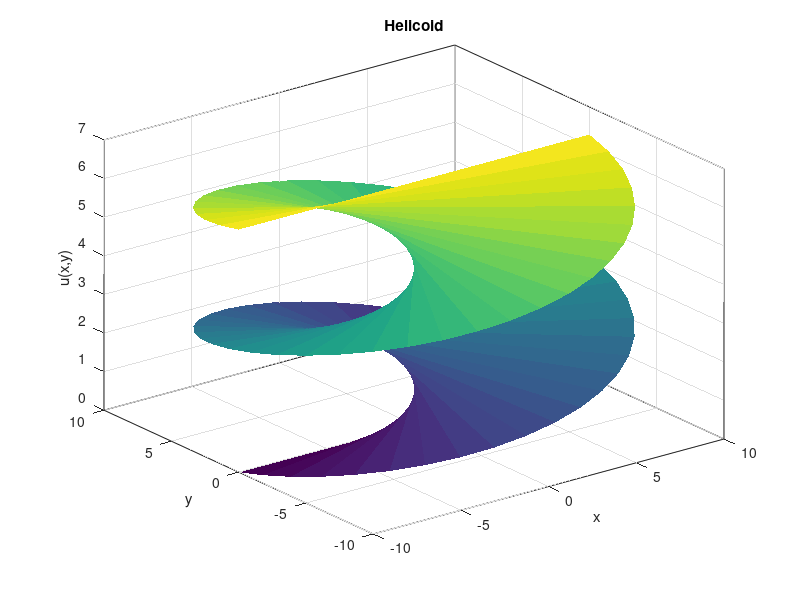

This figure's MATLAB source:
a=5; b=1; d=2;
u=linspace(0,2*pi,40);
v=linspace(-d,d,40);
[u,v]=meshgrid(u,v);
x=a*v.*cos(u);
y=a*v.*sin(u);
z=b*u;
surf(x,y,z,'EdgeColor', 'none') ;
box on ;
xlabel('x');
ylabel('y');
zlabel('u(x,y)');
title({'Helicoid'}) ;